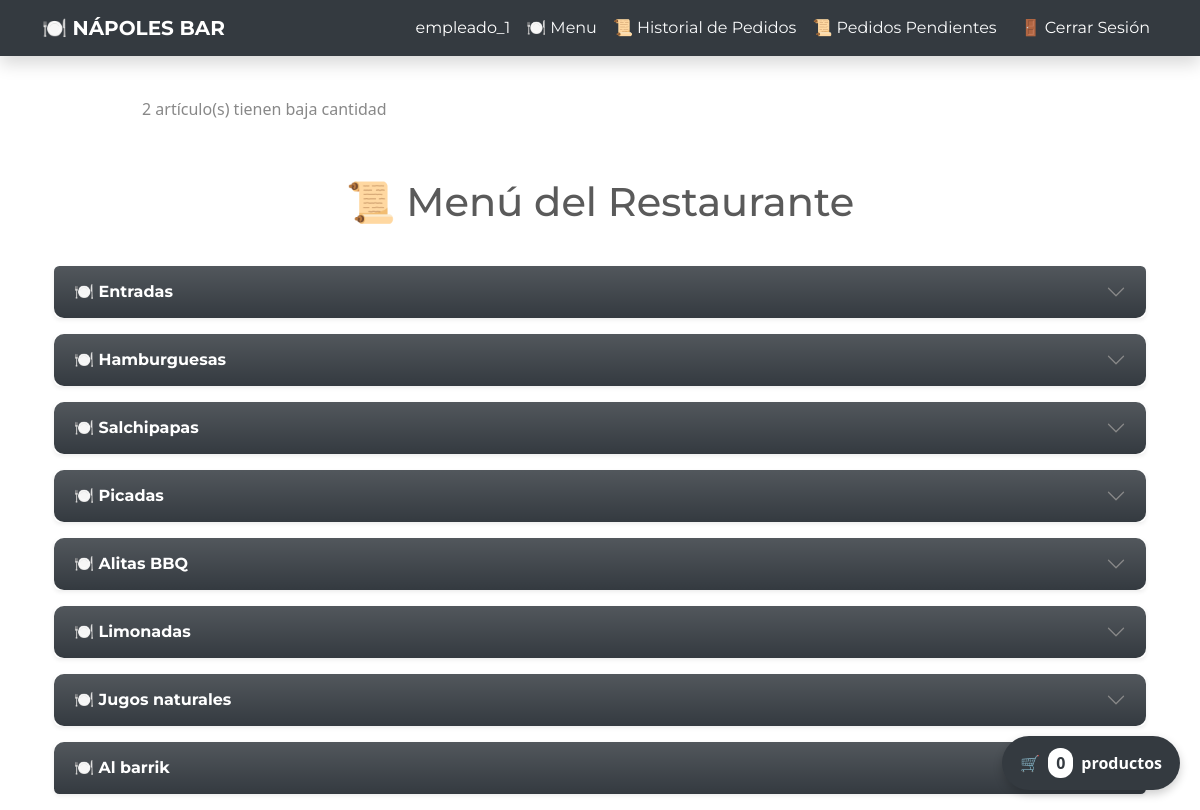
/dashboard/ (signed in), run on the app's committed database.
### inventory/models.py (models this page shows, shortened)
class Category(models.Model):
    name = models.CharField(max_length=200)
    class Meta:
        verbose_name_plural = 'categories'

### inventory/views.py (the view)
# urls.py: path('dashboard/', Dashboard.as_view(), name='dashboard'),
class Dashboard(LoginRequiredMixin, View):
    def get(self, request):
        if request.user.groups.filter(name="Empleado").exists():
            items = InventoryItem.objects.filter(assigned_group__name="Empleado")
        else:
            items = InventoryItem.objects.all()
        categories = Category.objects.all()  # 🔹 Agregar consulta de categorías
        low_inventory = items.filter(quantity__lte=LOW_QUANTITY)
        if low_inventory.exists():
            messages.error(request, f"{low_inventory.count()} artículo(s) tienen baja cantidad")
        low_inventory_ids = low_inventory.values_list("id", flat=True)
        is_admin = request.user.is_superuser or request.user.groups.filter(name="Administrador").exists()
        is_supervisor = request.user.groups.filter(name="Supervisor").exists()
        return render(
            request,
            "inventory/dashboard.html",
            {
                "items": items,
                "categories": categories,  # 🔹 Pasar categorías al template
                "low_inventory_ids": low_inventory_ids,
                "is_admin": is_admin,
                "is_supervisor": is_supervisor
            }
        )

### inventory/templates/inventory/dashboard.html (shortened to what this page needs)
{% extends 'inventory/base.html' %}
{% block content %}
{% if messages %}
    <div class="row mt-3">
        {% for message in messages %}
            <div class="col-md-10 col-12 mx-auto alert alert-{{ message.tags }}">
                {{ message }}
            </div>
        {% endfor %}
    </div>
{% endif %}
<div class="container mt-4">
    <h1 class="text-center mb-4">📜 Menú del Restaurante</h1>
    <div class="accordion" id="menuAccordion">
        {% for category in categories %}
        <div class="accordion-item border-0 rounded shadow-sm mb-3">
            <h2 class="accordion-header" id="heading{{ category.id }}">
                <button class="accordion-button fw-bold text-white bg-gradient bg-dark collapsed" type="button" data-bs-toggle="collapse" data-bs-target="#collapse{{ category.id }}" aria-expanded="false" aria-controls="collapse{{ category.id }}">
                    🍽️ {{ category.name }}
                </button>
            </h2>
        </div>
        {% endfor %}
    </div>
</div>
{% endblock content %}

### inventory/templates/inventory/navigation.html (shortened to what this page needs)
<nav class="navbar navbar-expand-lg navbar-dark bg-dark shadow">
    <div class="container">
        <a class="navbar-brand fw-bold" href="{% url 'index' %}">🍽️ NÁPOLES BAR</a>
        <div class="collapse navbar-collapse justify-content-end" id="navbarNav">
            <ul class="navbar-nav">
                {% if user.is_authenticated %}
                    <li class="nav-item">
                        <a class="nav-link text-white" href="#">{{ user.username }}</a>
                    </li>
                    <li class="nav-item">
                        <a class="nav-link btn btn-sm btn-outline-light btn-light" href="{% url 'dashboard' %}"> 🍽️ Menu</a>
                    </li>
					<li class="nav-item">
                        <a class="nav-link btn btn-sm btn-outline-light btn-light" href="{% url 'order-history' %}">📜 Historial de Pedidos</a>
                    </li>
                    <li class="nav-item">
                        <a class="nav-link btn btn-sm btn-outline-light btn-light" href="{% url 'pending-orders' %}">📜 Pedidos Pendientes</a>
                    </li>
                    <li class="nav-item">
                        <a class="nav-link btn btn-sm btn-danger ms-2" href="{% url 'logout' %}">🚪 Cerrar Sesión</a>
                    </li>
                {% endif %}
            </ul>
        </div>
    </div>
</nav>

### inventory/templates/inventory/dashboard.html (style rules this page uses)
.accordion-button { transition: background-color 0.3s ease-in-out, box-shadow 0.3s ease-in-out; border-radius: 10px; }
.btn { transition: transform 0.2s ease-in-out, box-shadow 0.2s ease-in-out; }

### data on the page
Category: name "Entradas"
Category: name "Hamburguesas"
Category: name "Salchipapas"
Category: name "Picadas"
Category: name "Alitas BBQ"
Category: name "Limonadas"
Category: name "Jugos naturales"
Category: name "Al barrik"

### other printed values
{{ user.username }} "empleado_1"
{{ message }} "2 artículo(s) tienen baja cantidad"
